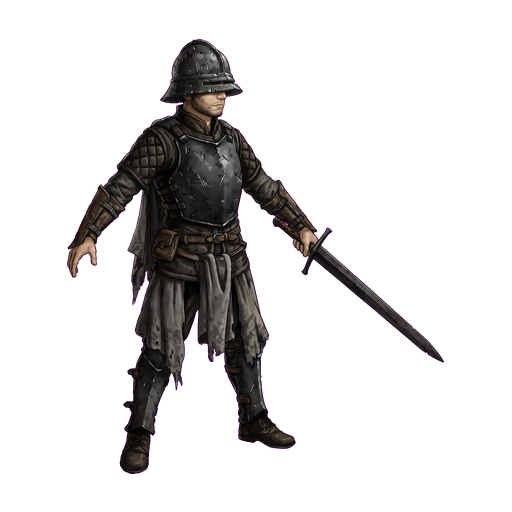
#> input picture assets/heroes/c001_hac_kiem_tan_binh/reference/processed/idle-1.png, 512 x 512 px, found by its file name
$ python generate_c004_assets.py
#> lines starting #> are read from the running program, lines starting #| are printed output that depends on the picture; after the words box and inside, x2 and y2 are one past the last pixel; in counts of white or black regions, pixels touching at a corner belong together
#!/usr/bin/env python3
"""
Step 2, 3, 4 & 5 Generator for Hero 004 (C04: Kỵ Binh Gỉ Sét — Rusted Cavalry Lancer, Rarity N):
- FIRST creates a brand-new thread on Muse Local Server (POST /v1/thread {"new_thread": true}) so zero old context bleeds over!
- Generates 1x1 Master Reference on pure flat #FF00FF (zero square frame, completely distinct open-faced grizzled bearded veteran face with rusted kettle-helm, holding heavy rusted iron cavalry shock-lance in FRONT HAND).
- Generates Horizontal Portrait Preview (884x632 PNG + 354x253 WebP, no card frame).
- Generates 2x2 Core Cutout Parts, 2x3 Limbs Cutout Parts, 2x2 Hands/Feet Cutout Parts, and 2x2 Lightweight VFX sheet on #FF00FF.
"""
import json
import os
import subprocess
import time
import urllib.request
import numpy as np
from PIL import Image

BASE_URL = "http://127.0.0.1:3456"
API_URL = f"{BASE_URL}/generate-image"
THREAD_URL = f"{BASE_URL}/v1/thread"

HERO_DIR = "/Users/dochung/Desktop/card_g/assets/heroes/c004_ky_binh_gi_set"
REF_DIR = os.path.join(HERO_DIR, "reference")
CARD_DIR = os.path.join(HERO_DIR, "card")
MOB_CARD_DIR = "/Users/dochung/Desktop/card_g/assets/mobile/heroes/c004_ky_binh_gi_set/card"
PARTS_RAW_DIR = os.path.join(HERO_DIR, "parts")
VFX_RAW_DIR = os.path.join(HERO_DIR, "vfx")

LAYOUT_1X1 = "/Users/dochung/Desktop/card_g/layout_guide/layout_guide_1x1.png"
LAYOUT_2X2 = "/Users/dochung/Desktop/card_g/layout_guide/layout_guide_2x2.png"
LAYOUT_2X3 = "/Users/dochung/Desktop/card_g/layout_guide/layout_guide_2x3.png"

for d in [REF_DIR, CARD_DIR, MOB_CARD_DIR, PARTS_RAW_DIR, VFX_RAW_DIR]:
    os.makedirs(d, exist_ok=True)


def create_new_muse_thread():
    data = json.dumps({"new_thread": True}).encode("utf-8")
    req = urllib.request.Request(
        THREAD_URL,
        data=data,
        headers={"Content-Type": "application/json"},
        method="POST",
    )
    print("[Muse API] Creating brand-new thread (new_thread: true) to clear old context...")
    with urllib.request.urlopen(req, timeout=60) as resp:
        res = json.loads(resp.read().decode("utf-8"))
        print(f"[Muse API] New thread created: session_id={res.get('session_id')} | url={res.get('thread_url')}")
        return res


def call_muse_generate(prompt: str, ref_images: list, save_path: str):
    if os.path.exists(save_path) and os.path.getsize(save_path) > 1024:
        print(f"[Muse API] Already exists, skipping: {save_path}")
        return
    for attempt in range(1, 4):
        payload = {
            "prompt": prompt,
            "reference_images": ref_images,
            "save_path": save_path,
        }
        data = json.dumps(payload).encode("utf-8")
        req = urllib.request.Request(
            API_URL,
            data=data,
            headers={"Content-Type": "application/json"},
            method="POST",
        )
        print(f"[Muse API] Attempt {attempt}/3 Generating -> {save_path} ...")
        try:
            with urllib.request.urlopen(req, timeout=300) as resp:
                res = json.loads(resp.read().decode("utf-8"))
        except Exception as e:
            print(f"[Muse API] Attempt {attempt} exception: {e}")
            res = {"error": str(e)}

        if os.path.exists(save_path) and os.path.getsize(save_path) > 1024:
            print(f"[Muse API] Successfully saved: {save_path} ({os.path.getsize(save_path)} bytes)")
            return res
        print(f"[Muse API] Warning: file not created yet (response={str(res)[:300]}). Retrying in 3s...")
        time.sleep(3)
    raise RuntimeError(f"Failed to generate {save_path} after 3 attempts!")


# 0. Create a fresh Muse thread so zero previous hero context remains
create_new_muse_thread()
#> (the call stopped at in create_new_muse_thread, `with urllib.request.urlopen(req, timeout=60) as resp:`: the network is not available in this run)

# 1. Generate Master Reference (1x1, 3/4 facing RIGHT, distinct open bearded veteran face, Weapon held in FRONT RIGHT HAND!)
ref_raw_path = os.path.join(REF_DIR, "c004_reference_raw.png")
ref_clean_path = os.path.join(REF_DIR, "c004_reference_clean.png")

prompt_ref = (
    "A single full-body 2D stylized dark-fantasy game character sprite on a 100% pure flat solid #FF00FF magenta background. "
    "IMPORTANT: Use the reference layout guide ONLY for invisible proportion sizing — DO NOT draw any cyan square box, DO NOT draw any blue frame, "
    "DO NOT draw any white dashed crosshair lines, and DO NOT draw any border! The entire background around the character must be 100% pure flat #FF00FF magenta. "
    "Art Style: stylized hand-painted 2D dark-fantasy RPG character sprite with bold clean dark outlines, rich painted metal/rust textures, game-ready readability, "
    "heroic 5.5-heads-tall proportions, occupying 68% of canvas height with generous #FF00FF margin on all sides. "
    "Character: 'Kỵ Binh Gỉ Sét' (Rusted Cavalry Shock Lancer), Common Rarity N physical charge/knockback warrior. "
    "DISTINCT FACE & HEAD (NO hood, NO cloth mask, NO closed visor!): "
    "An older, grizzled veteran human lancer with a completely UNCOVERED, expressive weathered face in 3/4 view facing RIGHT: "
    "rugged square jaw, a thick braided reddish-brown and grey handlebar mustache and short warrior beard, a prominent diagonal battle scar across his cheek, "
    "bushy furrowed brows, and fierce amber-brown human eyes. On the top of his head he wears an open-faced, dented rusted-iron kettle-helm / morion helmet "
    "with orange-brown rust patina and iron rivets, leaving his entire face 100% visible. "
    "Armor & Outfit (Common Rarity N — zero magical glow, grounded weathered metal): "
    "corroded rusted-iron cavalry breastplate with orange-brown rust streaks over a dusty ochre-tan quilted gambeson, "
    "a heavy riveted rusted-iron shoulder pauldron on his closer right shoulder, a tattered dusty rust-ochre half-cloak hanging behind his back, "
    "layered rusted iron tasset plates and worn brown leather belt at the waist, tan leather riding breeches, and rusted iron cavalry greaves with spurred iron boots. "
    "Pose & Anatomy (3/4 view facing RIGHT, open limb separation so joints do not overlap): "
    "- MANDATORY FRONT-HAND WEAPON GRIP: Closer RIGHT arm (viewer's left, foreground Front Arm) is angled forward-right in front of his torso, "
    "clearly showing his rusted iron vambrace and the DORSAL BACK of his right hand (fingers/knuckles wrapped inward around the shaft) "
    "gripping a heavy, battle-worn RUSTED IRON CAVALRY SHOCK-LANCE / BOAR-SPEAR with a flanged iron hand-guard and wide rusted steel spearhead pointed diagonally forward-right in the foreground! "
    "- Farther LEFT arm (viewer's right, Back Arm) is extended slightly forward-right clear of his chest, holding a small battered round rusted-iron buckler shield strapped to his left forearm/fist. "
    "- Closer RIGHT leg (viewer's left) planted in 3/4 front-right perspective; farther LEFT leg (viewer's right) stepping forward-right in 3/4 profile."
)
call_muse_generate(prompt_ref, [LAYOUT_1X1], ref_raw_path)

# Post-process reference with generate2dsprite.py + despill
proc_dir = os.path.join(REF_DIR, "processed")
os.makedirs(proc_dir, exist_ok=True)
cmd = [
    "python3",
    "/Users/dochung/.gemini/config/skills/generate2dsprite/scripts/generate2dsprite.py",
    "process",
    "--input", ref_raw_path,
    "--target", "player",
    "--mode", "idle",
    "--rows", "1",
    "--cols", "1",
    "--output-dir", proc_dir,
    "--cell-size", "512",
    "--align", "feet",
    "--scale-strategy", "preserve",
    "--component-mode", "largest",
    "--strict-qc",
]
subprocess.run(cmd, check=True)
#> (this line was passed over: subprocess is not available in this run)

idle1_path = os.path.join(proc_dir, "idle-1.png")
im_ref = Image.open(idle1_path).convert("RGBA")
#> im_ref is the input picture: PIL image 512x512 RGBA; mean R, G, B, A 10.1, 8.1, 8.8, 44.2
arr_ref = np.array(im_ref).astype(np.float32)
rr, rg, rb, ra = arr_ref[:, :, 0], arr_ref[:, :, 1], arr_ref[:, :, 2], arr_ref[:, :, 3]
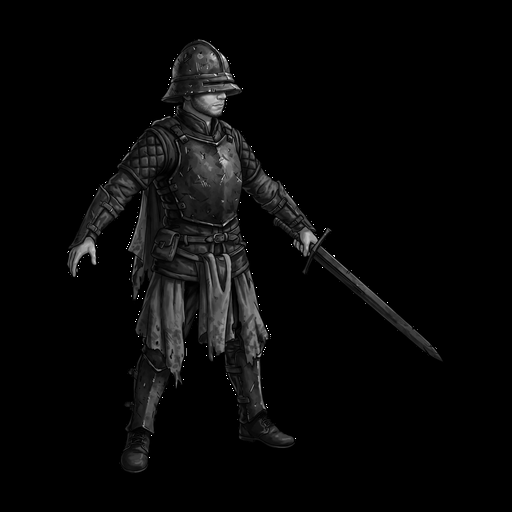
#> rg: shape (512, 512) float32; min 0, max 255, mean 8.1
mdom = (rr + rb) / 2.0 - rg
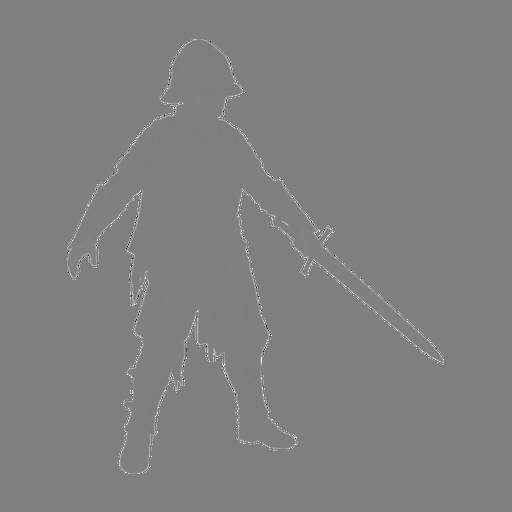
#> mdom: shape (512, 512) float32; min -255, max 255, mean 1.3; drawn with min black and max white
spill = (ra > 0) & (mdom > 14.0)
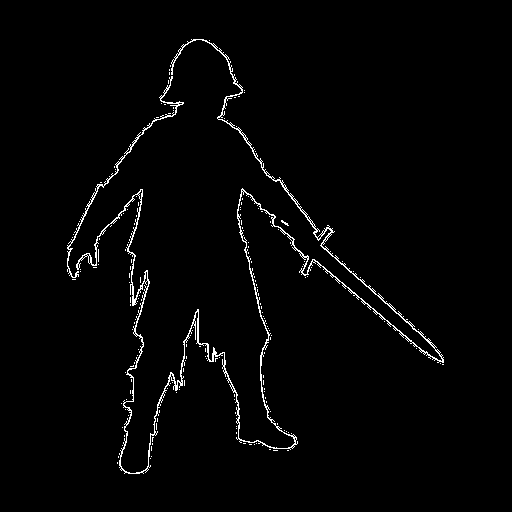
#> spill: shape (512, 512) bool; 1.9% white in thin lines or dots, all inside (x1, y1, x2, y2) = (67, 39, 444, 474)
if spill.any():
    rr[spill] = np.minimum(rr[spill], rg[spill] + 10.0)
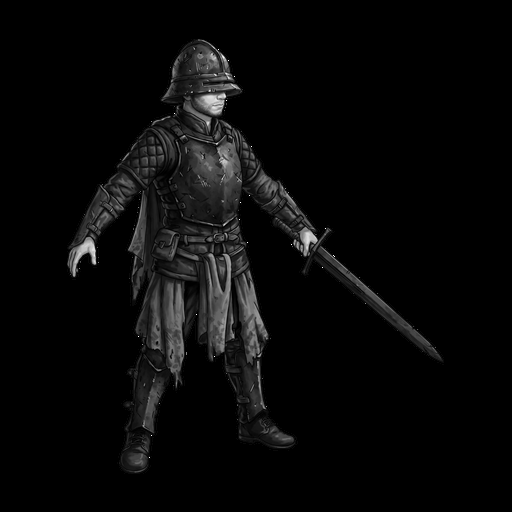
#> rr: shape (512, 512) float32; min 0, max 255, mean 8.9
    rb[spill] = np.minimum(rb[spill], rg[spill] + 8.0)
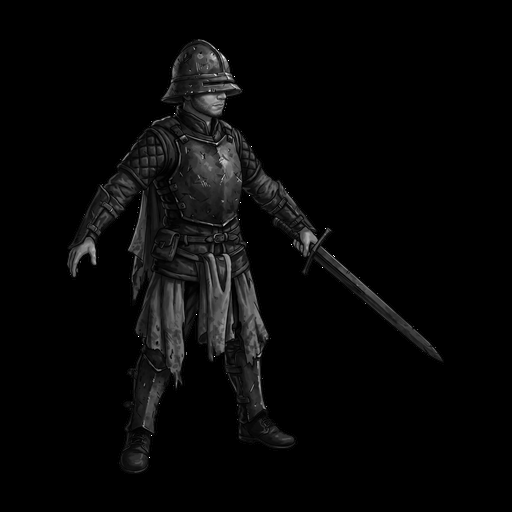
#> rb: shape (512, 512) float32; min 0, max 255, mean 7.6
    ra[spill] *= np.clip(1.0 - (mdom[spill] - 25.0) / 55.0, 0.25, 1.0)
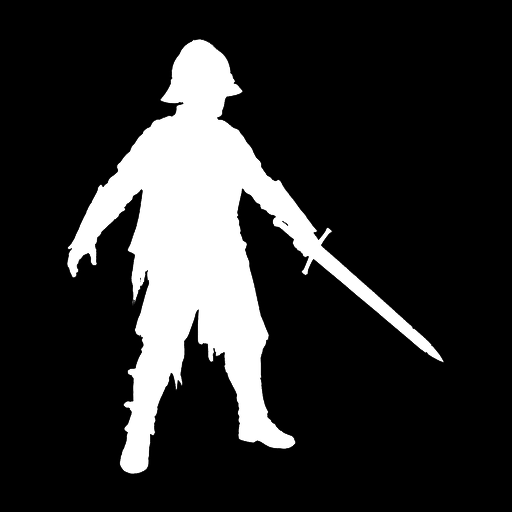
#> ra: shape (512, 512) float32; min 0, max 255, mean 43.6
arr_ref[:, :, 0], arr_ref[:, :, 1], arr_ref[:, :, 2], arr_ref[:, :, 3] = rr, rg, rb, ra
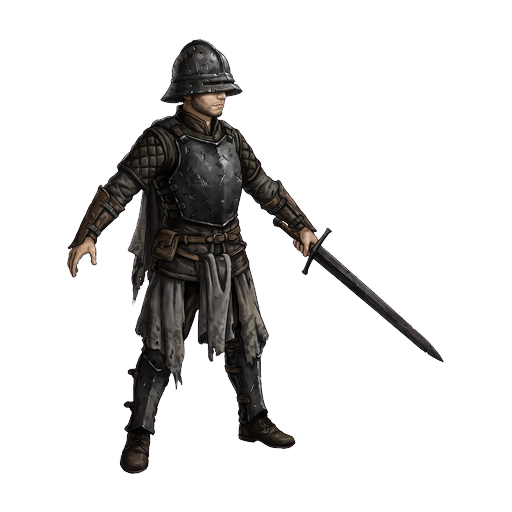
#> arr_ref: shape (512, 512, 4) float32; mean R, G, B, A 8.9, 8.1, 7.6, 43.6; transparent parts drawn white
Image.fromarray(arr_ref.astype(np.uint8), mode="RGBA").save(ref_clean_path)
print(f"[Clean Ref] Saved {ref_clean_path}")

# 2. Generate Horizontal Portrait Preview (884x632 PNG + 354x253 WebP, NO card frame)
portrait_raw_path = os.path.join(CARD_DIR, "c004_portrait_raw.png")
portrait_png_path = os.path.join(CARD_DIR, "c004_portrait_preview.png")
portrait_webp_path = os.path.join(MOB_CARD_DIR, "c004_portrait_preview.webp")

prompt_portrait = (
    "Horizontal landscape 2D dark-fantasy character portrait illustration (aspect ratio 11:8 horizontal) of the exact 'Kỵ Binh Gỉ Sét' (Rusted Cavalry Shock Lancer) "
    "from the reference image. Show a dramatic waist-up close-up of this grizzled, scarred veteran lancer with his thick reddish-brown braided mustache and beard, "
    "fierce amber eyes, and open-faced rusted iron kettle-helm, wearing his corroded rusted-iron breastplate and tattered ochre-rust cloak, "
    "charging forward through a dusty, mist-shrouded ancient battlefield strewn with rusted spears and broken war-wheels. "
    "He thrusts his heavy rusted iron cavalry shock-lance forward in his right hand while bracing his battered iron buckler on his left arm, kicking up sparks and dust. "
    "Pure illustration only — DO NOT draw any card frame, border, text, or UI icons."
)
call_muse_generate(prompt_portrait, [ref_raw_path], portrait_raw_path)
#> (the call stopped at in call_muse_generate, `with urllib.request.urlopen(req, timeout=300) as resp:`: the network is not available in this run)

#> (the run stopped early here; a loop or call above may not have finished)

$ run again, with layout_guide/layout_guide_3x2.png copied over assets/heroes/c001_hac_kiem_tan_binh/reference/processed/idle-1.png
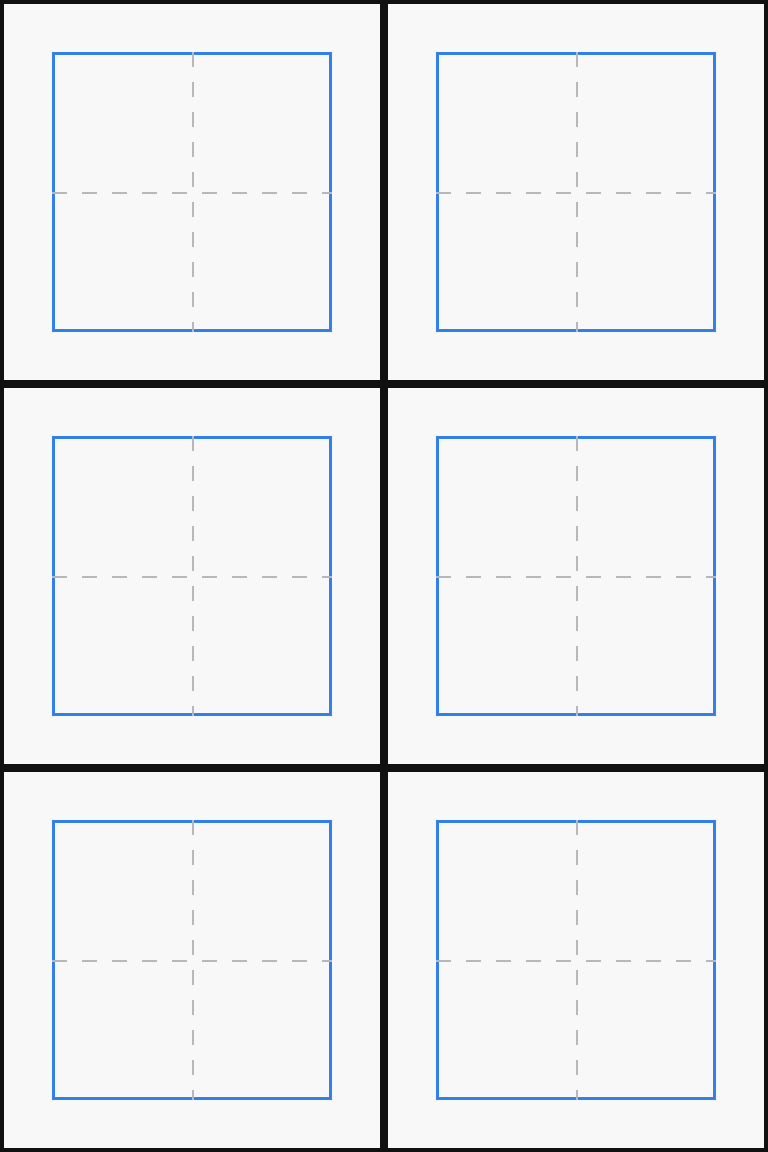
#> input picture layout_guide/layout_guide_3x2.png, 768 x 1152 px, found by its file name
#> `rr, rg, rb, ra = arr_ref[:, :, 0], arr_ref[:, :, 1], arr_ref[:, :, 2],..`:
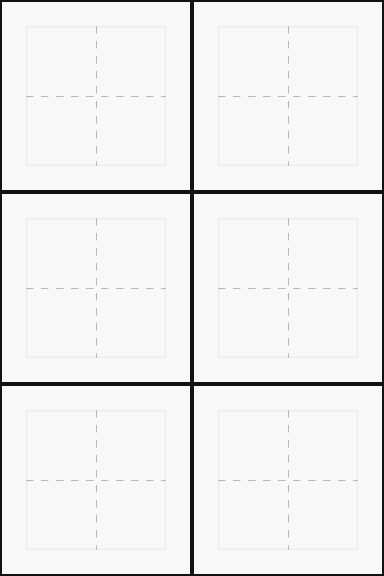
#> rb: shape (1152, 768) float32 (shown at 1/2 size); min 17, max 248, mean 238
#> ra: shape (1152, 768) float32; every value is 255
#> `mdom = (rr + rb) / 2.0 - rg`:
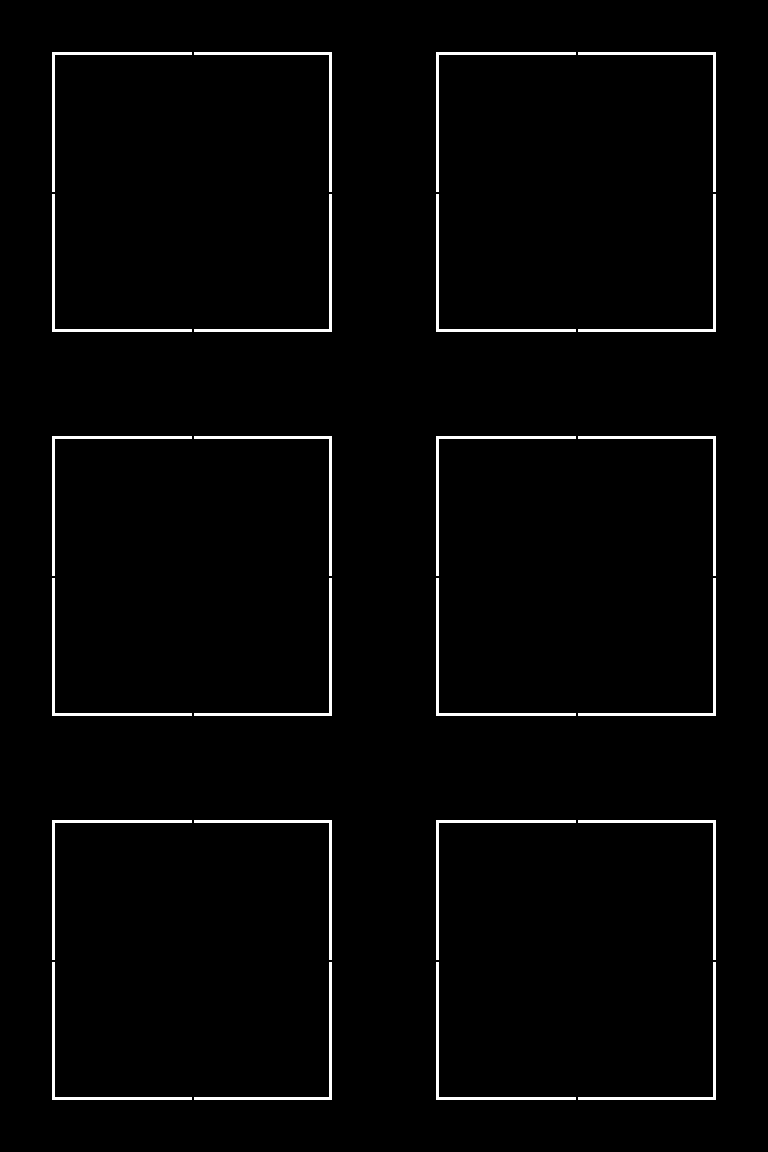
#> mdom: shape (1152, 768) float32; values 0 (black) and 14 (white), 2.2% white; 24 white regions, largest, box (x1, y1, x2, y2) and area: (52, 52, 192, 192) 831, (436, 52, 576, 192) 831, (52, 436, 192, 576) 831
#> spill: shape (1152, 768) bool; every value is 0

$ run again, with layout_guide/layout_guide_3x3.png copied over assets/heroes/c001_hac_kiem_tan_binh/reference/processed/idle-1.png
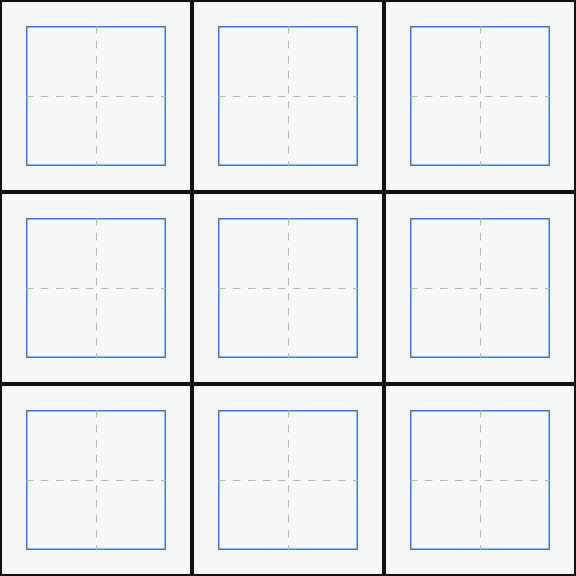
#> input picture layout_guide/layout_guide_3x3.png, 1152 x 1152 px, found by its file name (shown at 1/2 size)
#> `rr, rg, rb, ra = arr_ref[:, :, 0], arr_ref[:, :, 1], arr_ref[:, :, 2],..`:
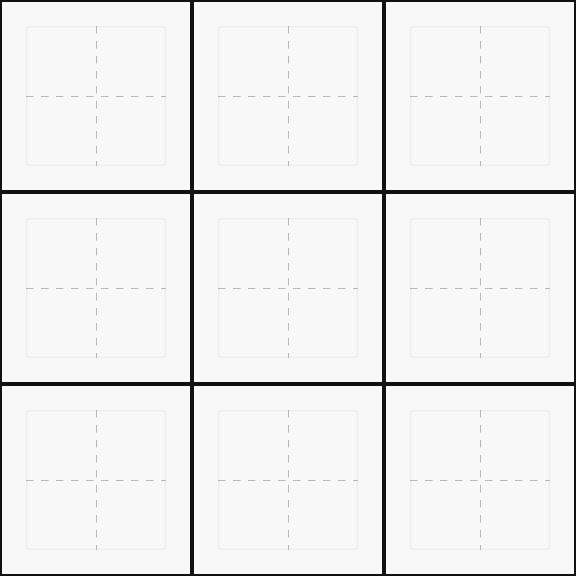
#> rb: shape (1152, 1152) float32 (shown at 1/2 size); min 17, max 248, mean 238
#> ra: shape (1152, 1152) float32; every value is 255
#> `mdom = (rr + rb) / 2.0 - rg`:
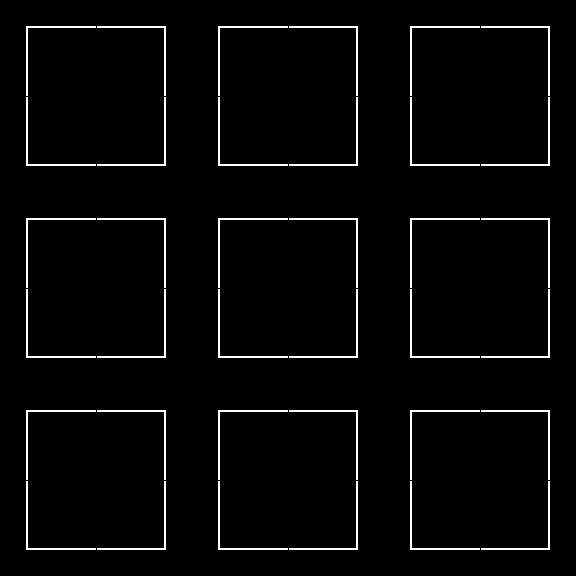
#> mdom: shape (1152, 1152) float32 (shown at 1/2 size); values 0 (black) and 14 (white), 2.2% white; 36 white regions, largest, box (x1, y1, x2, y2) and area: (52, 52, 192, 192) 831, (436, 52, 576, 192) 831, (820, 52, 960, 192) 831
#> spill: shape (1152, 1152) bool; every value is 0
